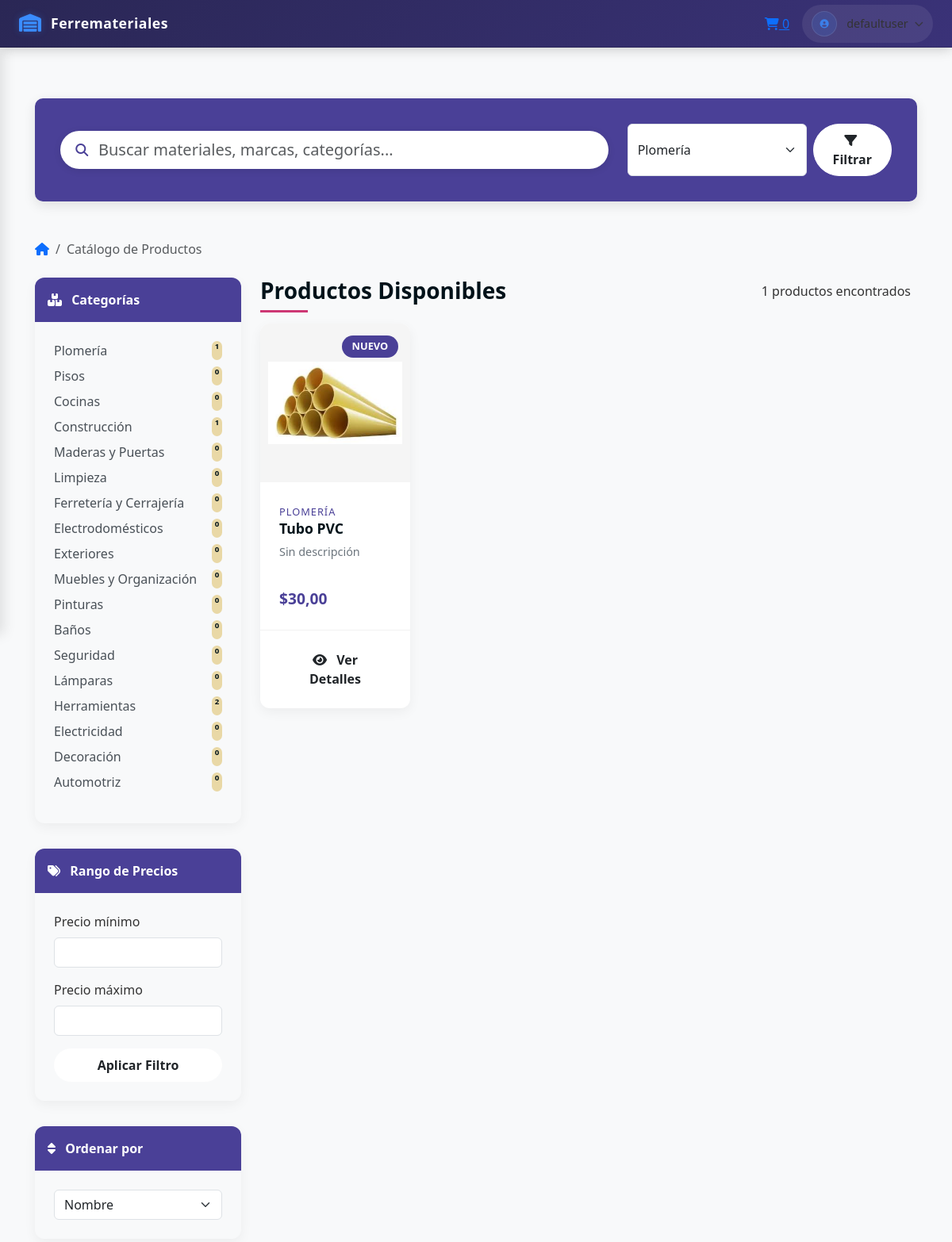
The app's page /inventario/catalogo/?category=1 (signed in), older data.
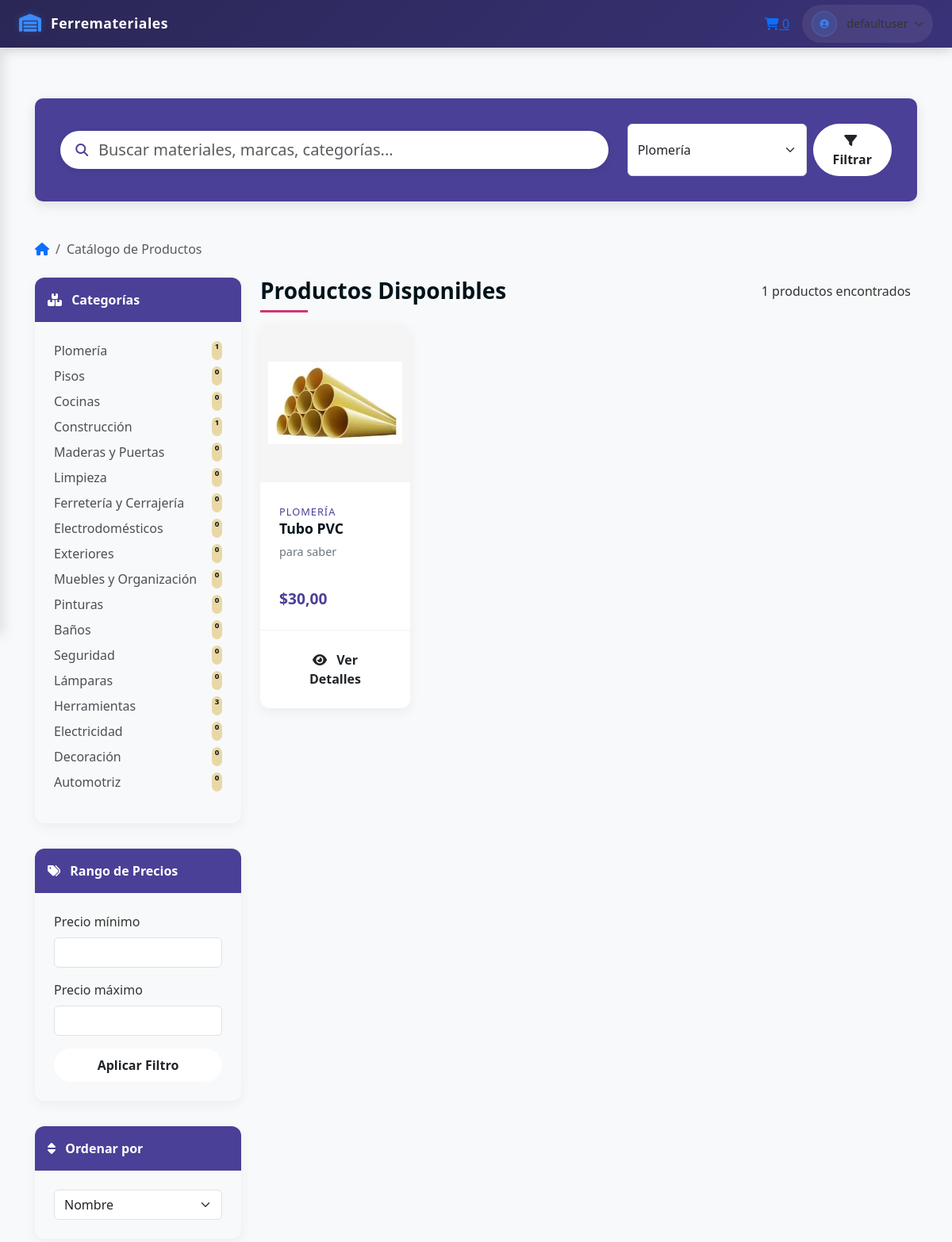
The same page, newer data.
### apps/inventory/models.py (models this page shows, shortened)
class Category(models.Model):
    CATEGORY_CHOICES = [
        ('Pisos', 'pisos'),
        ('Cocinas', 'cocinas'),
        ('Construcción', 'construcción'),
        ('Maderas y Puertas', 'maderas y puertas'),
        ('Limpieza', 'limpieza'),
        ('Ferretería y Cerrajería', 'ferretería y cerrajería'),
        ('Electrodomésticos', 'electrodomésticos'),
        ('Exteriores', 'exteriores'),
        ('Muebles y Organización', 'muebles y organización'),
        ('Pinturas', 'pinturas'),
        ('Baños', 'baños'),
        ('Plomería', 'plomería'),
        ('Seguridad', 'seguridad'),
        ('Lámparas', 'lámparas'),
        ('Herramientas', 'herramientas'),
        ('Electricidad', 'electricidad'),
        ('Decoración', 'decoración'),
        ('Automotriz', 'automotriz'),
    ]
    name = models.CharField(
        _("Name"),
        max_length=100,
        unique=True,
        choices=CATEGORY_CHOICES
    )
    class Meta:
        app_label = "inventory"
        db_table = "categories"
        verbose_name = _("Category")
        verbose_name_plural = _("Categories")

class Product(models.Model):
    name = models.CharField(
        _("Name"),
        max_length=100,
        unique=True
    )
    unit = models.CharField(
        _("Unit"),
        max_length=50
    )
    category = models.ForeignKey(
        'Category',
        verbose_name=_("Category"),
        on_delete=models.SET_NULL,
        null=True,
        blank=True
    )
    price = models.DecimalField(
        _("Price"),
        max_digits=10,
        decimal_places=2,
        default=0.00
    )
    discount_percent = models.PositiveIntegerField(
        _("Discount Percent"),
        default=0,
        help_text=_("Discount percentage for the product")
    )
    is_new = models.BooleanField(
        _("Is New"),
        default=False,
        help_text=_("Designates whether the product is new")
    )
    current_stock = models.DecimalField(
        _("Current Stock"),
        max_digits=10,
        decimal_places=2
    )
    description = models.TextField(
        _("Description"),
        blank=True,
        help_text=_("Detailed description of the product")
    )
    image = models.ImageField(
        _("Product Image"),
        upload_to='product_images/',
        null=True,
        blank=True
    )
    class Meta:
        app_label = "inventory"
        db_table = "products"
        verbose_name = _("Product")
        verbose_name_plural = _("Products")

### apps/inventory/views.py (the view)
# urls.py: path('catalogo/', catalog, name='catalog'),
@login_required
def catalog(request):
    if request.user.role not in ['cliente', 'admin']:
        return redirect('inventory:product_list')
    search_query = request.GET.get('search', '')
    category_id = request.GET.get('category', '')
    price_min = request.GET.get('price_min')
    price_max = request.GET.get('price_max')
    page_number = request.GET.get('page', 1)
    products = Product.objects.order_by('-pk')
    if search_query:
        products = products.filter(
            Q(name__icontains=search_query) |
            Q(description__icontains=search_query) |
            Q(category__name__icontains=search_query)
        )
    if category_id:
        products = products.filter(category_id=category_id)
    if price_min:
        products = products.filter(price__gte=price_min)
    if price_max:
        products = products.filter(price__lte=price_max)
    sort_by = request.GET.get('sort', 'name')
    if sort_by == 'price_asc':
        products = products.order_by('price')
    elif sort_by == 'price_desc':
        products = products.order_by('-price')
    elif sort_by == 'new':
        products = products.order_by('-is_new', 'name')
    else:
        products = products.order_by('name')
    paginator = Paginator(products, 12)  # 12 productos por página
    page_obj = paginator.get_page(page_number)
    categories = Category.objects.annotate(product_count=Count('product')).all()
    price_range = products.aggregate(min_price=Min('price'), max_price=Max('price'))
    context = {
        'products': page_obj,
        'categories': categories,
        'price_min': price_range['min_price'] or 0,
        'price_max': price_range['max_price'] or 1000,
        'search_query': search_query,
        'selected_category': int(category_id) if category_id else None,
        'sort_by': sort_by,
        'page_obj': page_obj,
    }
    return render(request, 'catalogo/index.html', context)

### templates/catalogo/index.html (shortened to what the changed rows need)
{% extends "base.html" %}
{% load static %}
{% load mathfilters %}
{% block content %}
<div class="catalog-container">
    <div class="container">
        <div class="row">
            <div class="col-lg-3">
                <div class="filter-col" id="filterCol">
                    <div class="filter-card hover-shadow">
                        <div class="filter-body">
                            <ul class="filter-options">
                                {% for category in categories %}
                                <li class="filter-option">
                                    <a href="?category={{ category.id }}{% if search_query %}&search={{ search_query }}{% endif %}">
                                        <span>{{ category.name }}</span>
                                        <span class="badge rounded-pill">{{ category.product_count }}</span>
                                    </a>
                                </li>
                                {% endfor %}
                            </ul>
                        </div>
                    </div>
                </div>
            </div>
            <div class="col-lg-9">
                <div class="all-products">
                    {% if products %}
                    <div class="row">
                        {% for product in products %}
                        <div class="col-xl-3 col-lg-4 col-md-6 mb-4">
                            <div class="product-card h-100">
                                <div class="product-img-container">
                                    {% if product.image %}
                                    <img src="{{ product.image.url }}" class="product-img" alt="{{ product.name }}">
                                    {% else %}
                                    <img src="{% static 'images/no-image.png' %}" class="product-img" alt="Sin imagen">
                                    {% endif %}
                                    {% if product.is_new %}
                                    <span class="product-badge badge-new">NUEVO</span>
                                    {% elif product.discount_percent > 0 %}
                                    <span class="product-badge badge-offer">{{ product.discount_percent }}% OFF</span>
                                    {% endif %}
                                </div>
                                <div class="product-body">
                                    <span class="product-category">{{ product.category.name }}</span>
                                    <h5 class="product-title">{{ product.name }}</h5>
                                    <p class="product-description">{{ product.description|truncatechars:60|default:"Sin descripción" }}</p>
                                    <div class="d-flex align-items-center">
                                        {% if product.discount_percent > 0 %}
                                        <span class="product-price">${{ product.price|floatformat:2 }}</span>
                                        {% else %}
                                        <span class="product-price">${{ product.price|floatformat:2 }}</span>
                                        {% endif %}
                                    </div>
                                </div>
                                <div class="product-actions text-center">
                                    <button class="btn btn-primary-custom btn-custom" data-bs-toggle="modal" data-bs-target="#productModal-{{ product.pk }}">
                                        <i class="fas fa-eye me-2"></i> Ver Detalles
                                    </button>
                                </div>
                            </div>
                        </div>
                        {% endfor %}
                    </div>
                    {% else %}
                    <div class="text-center py-5">
                        <i class="fas fa-search fa-3x text-muted mb-3"></i>
                        <h4>No se encontraron productos</h4>
                        <p class="text-muted">Intenta con otros términos de búsqueda o filtros.</p>
                    </div>
                    {% endif %}
                </div>
            </div>
        </div>
    </div>
</div>
{% endblock %}

Row changes from the older to the newer data that the page shows:
computed for Category "Herramientas": product_count "2" → "3"
changed Product "Tubo PVC": description "Sin descripción" → "para saber"; no longer shows "NUEVO"
